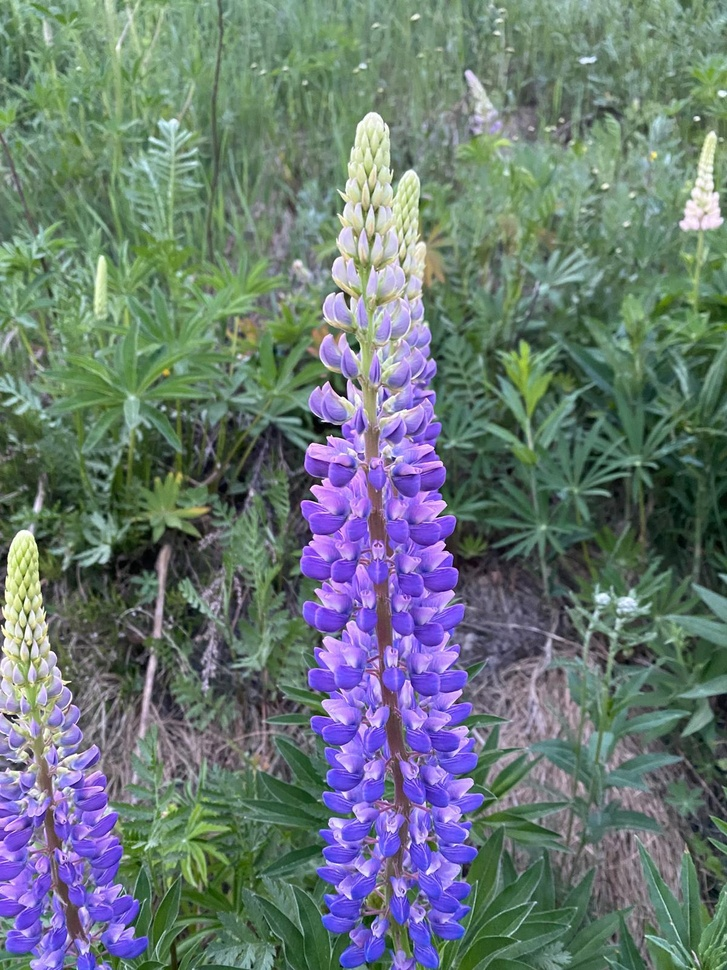
#> input picture binary/images/flower.jpg, 727 x 970 px, shrunk from 1200 x 1600 before the run
$ python sunbinary.py
#> lines starting #> are read from the running program, lines starting #| are printed output that depends on the picture; after the words box and inside, x2 and y2 are one past the last pixel; in counts of white or black regions, pixels touching at a corner belong together
from matplotlib import pyplot as plt
import cv2

sun_filepath = 'images/flower.jpg'

sun = cv2.imread(sun_filepath)
#> sun is the input picture: shape (970, 727, 3); mean B, G, R 117.8, 120.9, 106.3
sun = cv2.cvtColor(sun, cv2.COLOR_BGR2RGB)
sun_gray = cv2.imread(sun_filepath, cv2.IMREAD_GRAYSCALE)
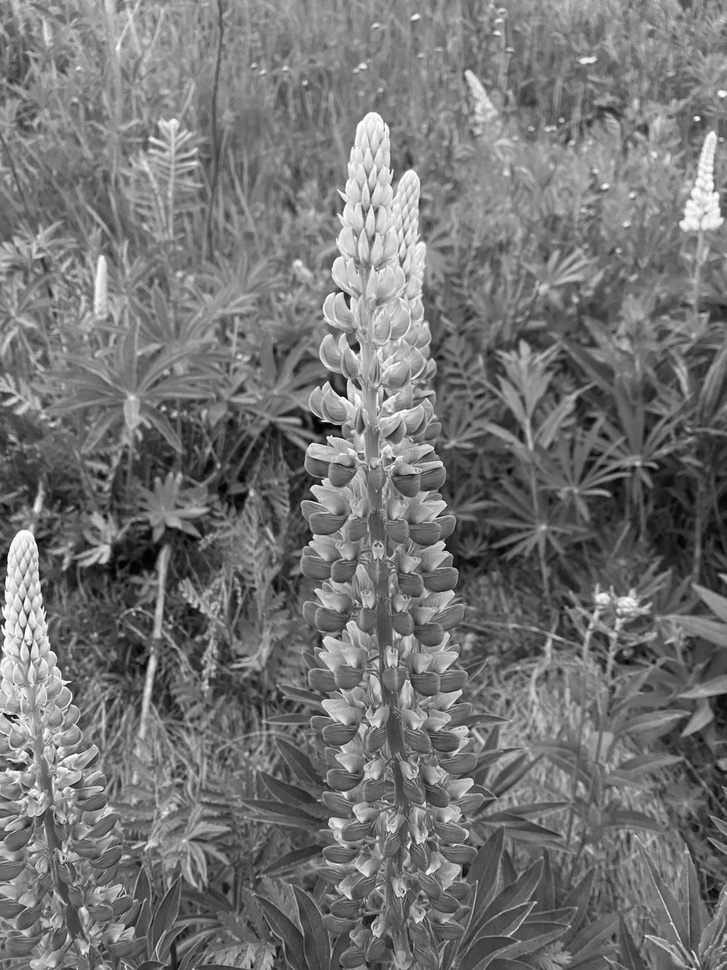
#> sun_gray: shape (970, 727); min 0, max 255, mean 116.2
ret, new_image = cv2.threshold(sun_gray, 0, 255, cv2.THRESH_OTSU)
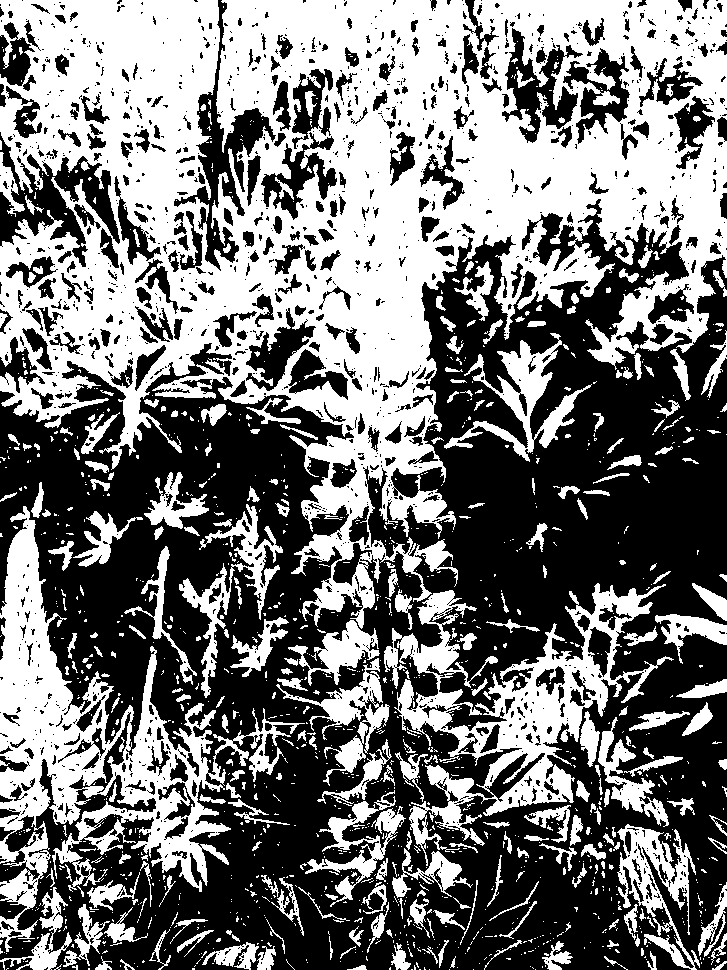
#> new_image: shape (970, 727); 46.6% white; 1394 white regions (1094 under 20 px), largest, box (x1, y1, x2, y2) and area: (0, 0, 727, 629) 208741, (0, 506, 305, 952) 32692, (384, 583, 674, 866) 21061
#> ret = 118
plt.figure(figsize=(10,10))
plt.subplot(1,2,1)
plt.title('Original Flower Image')
plt.imshow(sun)
plt.subplot(1,2,2)
plt.title('New Image')
plt.imshow(new_image, cmap='gray')
plt.show()
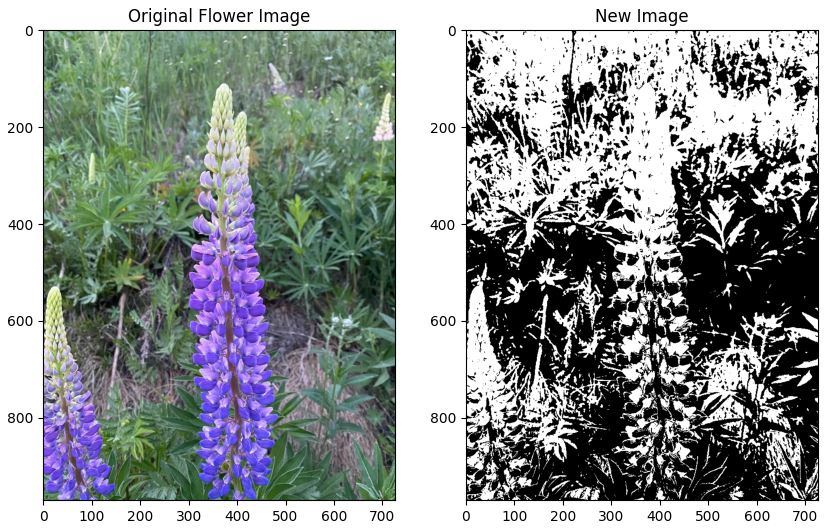
#> figure drawn by matplotlib, 2 panels

$ run again, with binary/images/sun.jpg copied over binary/images/flower.jpg
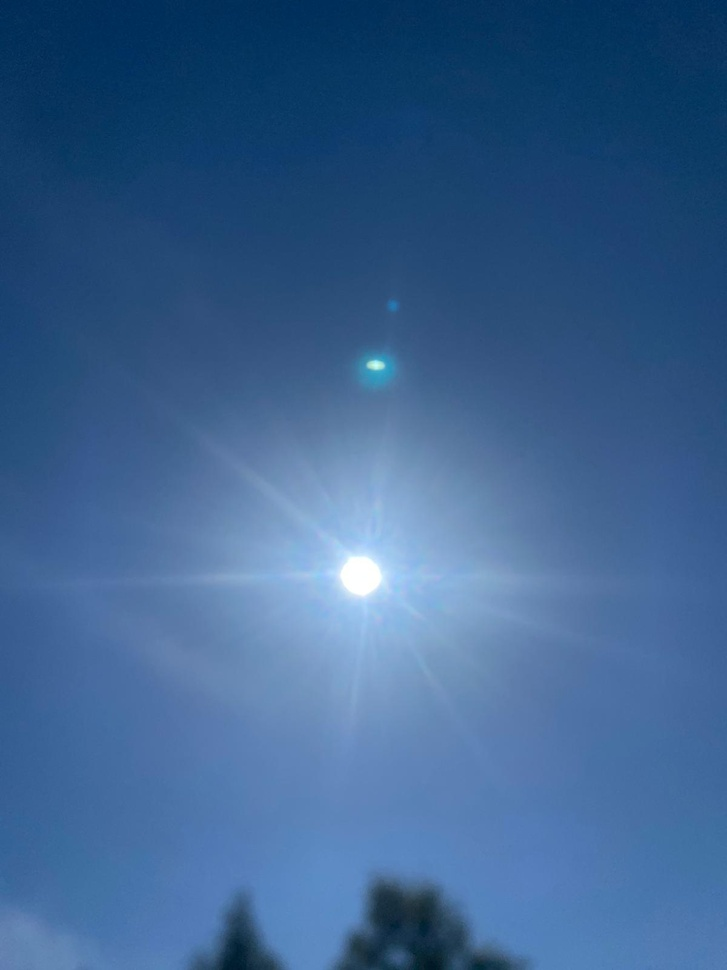
#> input picture binary/images/sun.jpg, 727 x 970 px, shrunk from 1200 x 1600 before the run
#> sun is the input picture: shape (970, 727, 3); mean B, G, R 144.5, 98.6, 60
#> `ret, new_image = cv2.threshold(sun_gray, 0, 255, cv2.THRESH_OTSU)`:
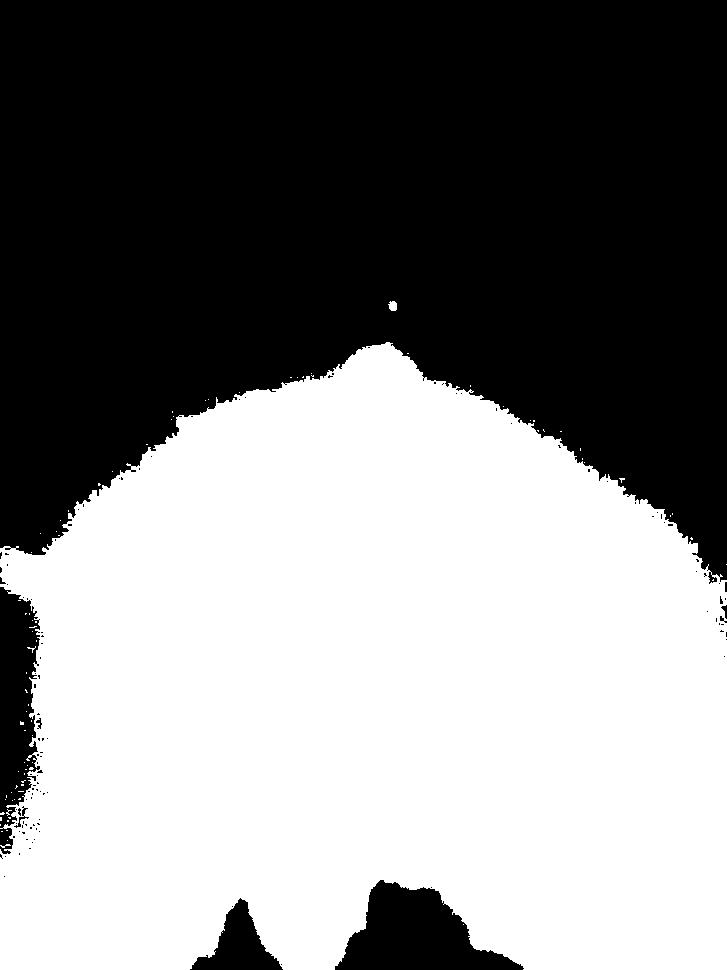
#> new_image: shape (970, 727); 51.4% white; 116 black regions (106 under 20 px), largest, box (x1, y1, x2, y2) and area: (0, 0, 727, 584) 322125, (335, 880, 524, 970) 9401, (0, 587, 40, 854) 7356
#> ret = 91
#> `plt.show()`:
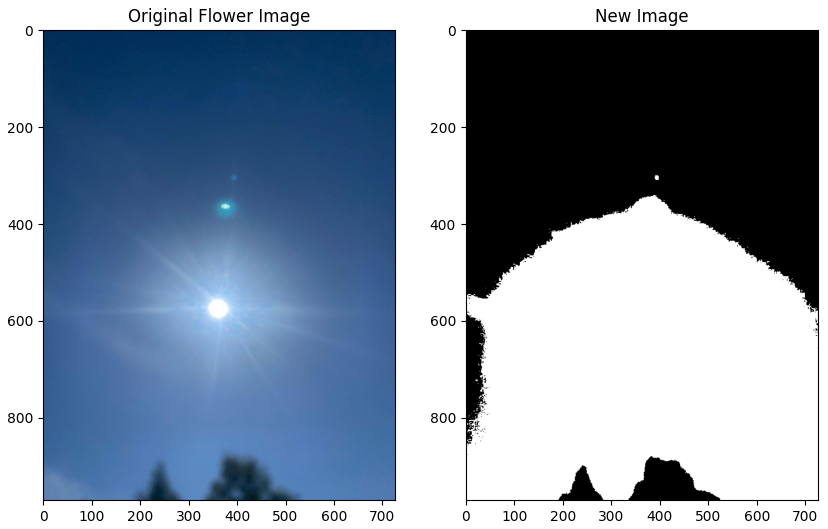
#> figure drawn by matplotlib, 2 panels
